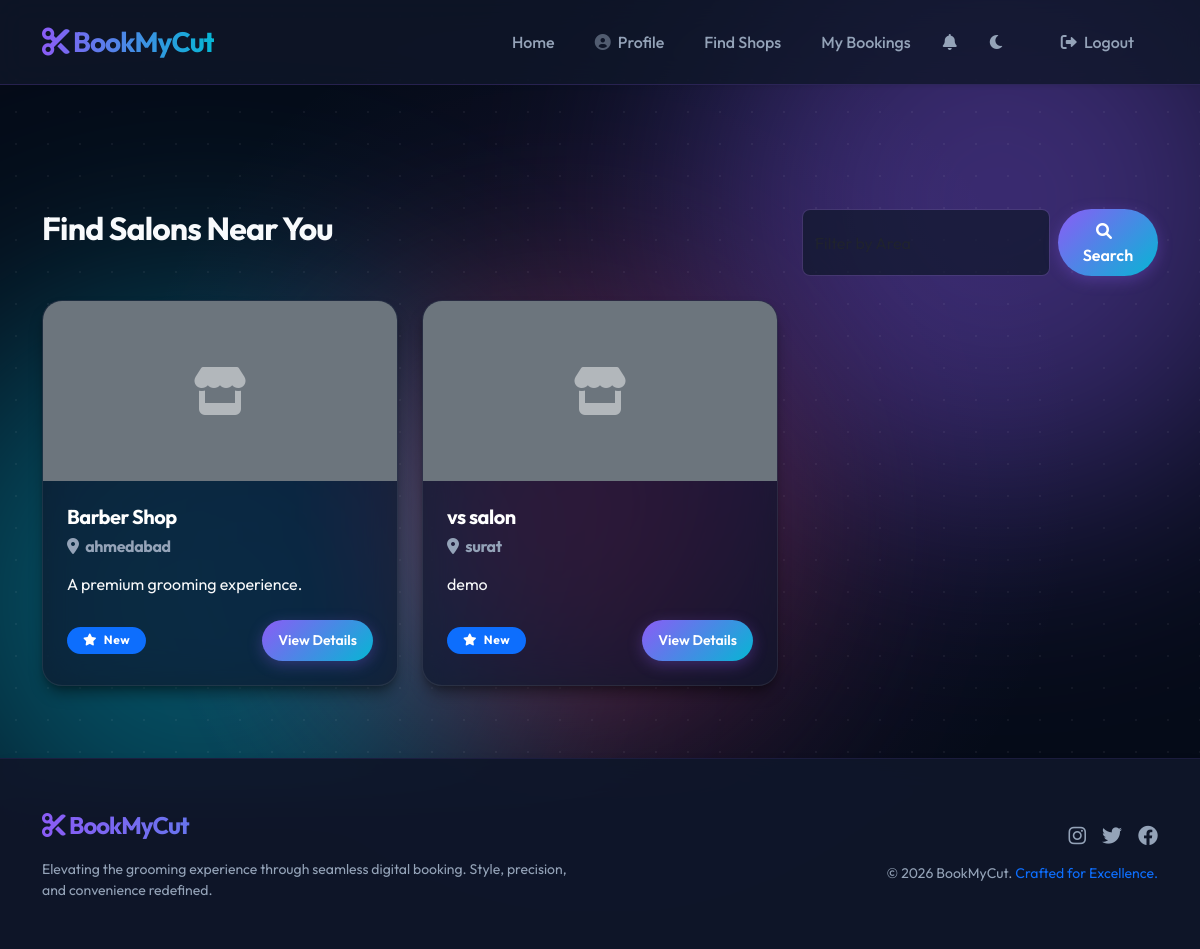
The app's page /shops (signed in) with its own data.
### tables this page shows
CREATE TABLE shops (
    id INTEGER PRIMARY KEY AUTOINCREMENT,
    owner_id INTEGER NOT NULL,
    name VARCHAR(100) NOT NULL,
    area VARCHAR(100) NOT NULL,
    address TEXT NOT NULL,
    description TEXT,
    contact_number VARCHAR(20),
    shop_image VARCHAR(255),
    created_at TIMESTAMP DEFAULT (datetime('now', 'localtime')),
    FOREIGN KEY (owner_id) REFERENCES users(id) ON DELETE CASCADE
);

### app.py (the view, shortened to what this page needs)
@app.route('/shops')
def list_shops():
    cursor = get_db_cursor()
    area_filter = request.args.get('area', '').strip()
    cursor.execute('SELECT DISTINCT area FROM shops WHERE area IS NOT NULL')
    all_areas = [row['area'] for row in cursor.fetchall()]
    for area in all_areas:
        search_index.insert(area)
    query = 'SELECT * FROM shops'
    params = ()
    cursor.execute(query, params)
    shops = [dict(row) for row in cursor.fetchall()]
    for shop in shops:
         cursor.execute('SELECT AVG(rating) as avg_rating FROM reviews WHERE shop_id = ?', (shop['id'],))
         res = cursor.fetchone()
         shop['rating'] = round(res['avg_rating'], 1) if res['avg_rating'] else 'New'
    return render_template('shops.html', shops=shops, all_areas=all_areas, area_filter=area_filter)

### app.py (called while the page is built)
def get_db_cursor():
    return db.connection.cursor()

def is_logged_in():
    return 'loggedin' in session

def is_owner():
    return 'role' in session and session['role'] == 'shop_owner'

@app.context_processor
def inject_shop_status():
    unread_count = 0
    if is_logged_in():
        from flask import g
        cursor = get_db_cursor()
        cursor.execute("SELECT COUNT(*) as count FROM notifications WHERE user_id = ? AND is_read = FALSE", (session['id'],))
        res = cursor.fetchone()
        unread_count = res['count'] if res else 0
    if is_logged_in() and is_owner():
        cursor = get_db_cursor()
        cursor.execute('SELECT id FROM shops WHERE owner_id = ?', (session['id'],))
        shop = cursor.fetchone()
        return {'owner_has_shop': shop is not None, 'owner_shop_id': shop['id'] if shop else None, 'unread_notifications': unread_count, 'get_now': get_now}
    return {'owner_has_shop': False, 'owner_shop_id': None, 'unread_notifications': unread_count, 'get_now': get_now}

    @property
    def connection(self):
        if 'db_conn' not in g:
            g.db_conn = sqlite3.connect(self.db_path)
            g.db_conn.row_factory = sqlite3.Row
            g.db_conn.execute("PRAGMA foreign_keys = ON")
        return g.db_conn

    def insert(self, word):
        if not word: return
        node = self.root
        for char in word.lower():
            if char not in node.children:
                node.children[char] = TrieNode()
            node = node.children[char]
        node.is_end_of_word = True

### templates/shops.html (shortened to what this page needs)
{% extends 'base.html' %}
{% block content %}
<div class="row mb-4">
    <div class="col-md-8">
        <h2>Find Salons Near You</h2>
    </div>
    <div class="col-md-4">
        <form action="{{ url_for('list_shops') }}" method="get" class="d-flex">
            <input class="form-control me-2" type="search" name="area" placeholder="Filter by Area" aria-label="Search"
                list="area-list" value="{{ area_filter or '' }}">
            <button class="btn btn-primary rounded-pill px-4" type="submit">
                <i class="fas fa-search me-2"></i> Search
            </button>
        </form>
    </div>
</div>
<div class="row">
    {% for shop in shops %}
    <div class="col-md-4 mb-4">
        <div class="glass-card h-100 p-0 overflow-hidden fade-in">
            {% if shop.shop_image %}
            <img src="{{ url_for('static', filename='uploads/shop_pics/' + shop.shop_image) }}" class="card-img-top"
                alt="{{ shop.name }}" style="height: 180px; object-fit: cover;">
            {% else %}
            <div class="card-img-top bg-secondary d-flex align-items-center justify-content-center"
                style="height: 180px;">
                <i class="fas fa-store fa-3x text-light opacity-50"></i>
            </div>
            {% endif %}
            <div class="card-body p-4">
                <h5 class="fw-bold text-white mb-2">{{ shop.name }}</h5>
                <h6 class="text-muted mb-3"><i class="fas fa-map-marker-alt me-1"></i> {{ shop.area }}</h6>
                <p class="text-light text-truncate mb-4">{{ shop.description }}</p>
                <div class="d-flex justify-content-between align-items-center">
                    <span class="badge bg-primary px-3 rounded-pill"><i class="fas fa-star me-1"></i> {{ shop.rating
                        }}</span>
                    <a href="{{ url_for('shop_details', shop_id=shop.id) }}"
                        class="btn btn-primary btn-sm rounded-pill px-3">View Details</a>
                </div>
            </div>
        </div>
    </div>
    {% else %}
    <div class="col-12">
        <div class="alert alert-warning text-center">
            No shops found. Try a different area or check back later!
        </div>
    </div>
    {% endfor %}
</div>
{% endblock %}

### static/css/style.css (style rules this page uses)
:root { --bg-color: #050b18; --surface-color: #0f172a; --primary-color: #8b5cf6; --primary-glow: rgba(139, 92, 246, 0.5); --secondary-color: #06b6d4; --secondary-glow: rgba(6, 182, 212, 0.5); --accent-color: #f43f5e; --text-color: #f8fafc; --text-muted: #94a3b8; --glass-bg: rgba(15, 23, 42, 0.7); --glass-border: rgba(255, 255, 255, 0.08); --shadow-sm: 0 1px 2px 0 rgba(0, 0, 0, 0.05); --shadow-md: 0 4px 6px -1px rgba(0, 0, 0, 0.1), 0 2px 4px -1px rgba(0, 0, 0, 0.06); --shadow-lg: 0 10px 15px -3px rgba(0, 0, 0, 0.4), 0 4px 6px -2px rgba(0, 0, 0, 0.2); --shadow-xl: 0 20px 25px -5px rgba(0, 0, 0, 0.5), 0 10px 10px -5px rgba(0, 0, 0, 0.3); --nav-bg: rgba(15, 23, 42, 0.8); --footer-bg: rgba(15, 23, 42, 0.95); --card-hover-bg: linear-gradient(145deg, rgba(139, 92, 246, 0.1), rgba(6, 182, 212, 0.05)); --transition-speed: 0.3s; --slot-grid-bg: rgba(0, 0, 0, 0.3); --slot-btn-border: rgba(255, 255, 255, 0.1); --hero-title-gradient: linear-gradient(135deg, #ffffff 0%, #cbd5e1 100%); --hero-text-clr: rgba(248, 250, 252, 0.85); --hero-border-clr: rgba(255, 255, 255, 0.12); --hero-glow-opacity: 0.3; --aurora-1: #8b5cf6; --aurora-2: #06b6d4; --aurora-3: #f43f5e; --aurora-4: #6366f1; --dot-color: rgba(255, 255, 255, 0.05); --card-sub-bg: rgba(255, 255, 255, 0.03); --inner-border: rgba(255, 255, 255, 0.1); }
body { font-family: 'Outfit', sans-serif; background-color: var(--bg-color); color: var(--text-color); display: flex; flex-direction: column; min-height: 100vh; overflow-x: hidden; position: relative; transition: background-color var(--transition-speed), color var(--transition-speed); }
.glass-card { background: var(--glass-bg); backdrop-filter: blur(16px) saturate(180%); -webkit-backdrop-filter: blur(16px) saturate(180%); border: 1px solid var(--glass-border); border-radius: 20px; box-shadow: var(--shadow-lg); transition: all 0.5s cubic-bezier(0.23, 1, 0.32, 1); position: relative; overflow: hidden; }
.text-muted { color: var(--text-muted) !important; }
.btn-primary { background: linear-gradient(135deg, var(--primary-color), var(--secondary-color)); border: none; color: white; font-weight: 600; padding: 0.6rem 1.5rem; border-radius: 10px; box-shadow: 0 4px 15px rgba(139, 92, 246, 0.3); transition: all 0.4s cubic-bezier(0.175, 0.885, 0.32, 1.275); }
.btn-primary { position: relative; overflow: hidden; }
h1, h2, h3, h4, h5, h6 { font-weight: 700; letter-spacing: -0.025em; }
.form-control, .form-select, .input-group-text { background-color: var(--glass-bg) !important; border: 1px solid var(--glass-border) !important; color: var(--text-color) !important; border-radius: 8px; }
.fade-in { animation: slideUp 0.8s cubic-bezier(0.2, 0.8, 0.2, 1) forwards; }
.badge { padding: 0.6em 1.2em; font-weight: 700; letter-spacing: 0.5px; border-radius: 50px; backdrop-filter: blur(4px); }
.btn-primary { background: linear-gradient(135deg, var(--primary-color), var(--secondary-color)); border: none; box-shadow: 0 4px 15px rgba(139, 92, 246, 0.3); color: white; font-weight: 600; padding: 0.6rem 1.5rem; border-radius: 10px; transition: all 0.4s cubic-bezier(0.175, 0.885, 0.32, 1.275); }

### records on screen
shops: name "Barber Shop", area "ahmedabad", description "A premium grooming experience.", rating "New"
shops: name "vs salon", area "surat", description "demo", rating "New"
